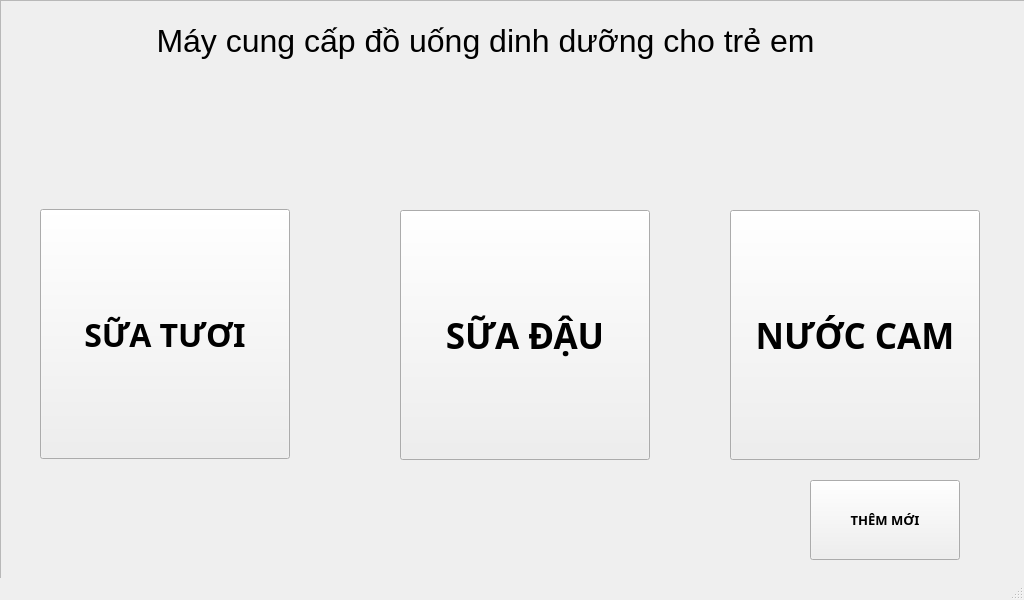
<?xml version="1.0" encoding="UTF-8"?>
<ui version="4.0">
 <class>MainWindow</class>
 <widget class="QMainWindow" name="MainWindow">
  <property name="geometry">
   <rect>
    <x>0</x>
    <y>0</y>
    <width>1024</width>
    <height>600</height>
   </rect>
  </property>
  <property name="maximumSize">
   <size>
    <width>1024</width>
    <height>600</height>
   </size>
  </property>
  <property name="windowTitle">
   <string>MainWindow</string>
  </property>
  <widget class="QWidget" name="centralwidget">
   <widget class="QPushButton" name="bt_tm">
    <property name="geometry">
     <rect>
      <x>810</x>
      <y>480</y>
      <width>150</width>
      <height>80</height>
     </rect>
    </property>
    <property name="font">
     <font>
      <family>Cascadia Mono</family>
      <pointsize>10</pointsize>
      <weight>75</weight>
      <italic>false</italic>
      <bold>true</bold>
     </font>
    </property>
    <property name="text">
     <string>THÊM MỚI</string>
    </property>
   </widget>
   <widget class="QFrame" name="frame">
    <property name="geometry">
     <rect>
      <x>0</x>
      <y>0</y>
      <width>1204</width>
      <height>600</height>
     </rect>
    </property>
    <property name="maximumSize">
     <size>
      <width>1204</width>
      <height>600</height>
     </size>
    </property>
    <property name="frameShape">
     <enum>QFrame::StyledPanel</enum>
    </property>
    <property name="frameShadow">
     <enum>QFrame::Raised</enum>
    </property>
    <widget class="QLabel" name="lb_thongbao">
     <property name="geometry">
      <rect>
       <x>80</x>
       <y>10</y>
       <width>811</width>
       <height>61</height>
      </rect>
     </property>
     <property name="font">
      <font>
       <pointsize>24</pointsize>
      </font>
     </property>
     <property name="text">
      <string>Máy cung cấp đồ uống dinh dưỡng cho trẻ em</string>
     </property>
     <property name="alignment">
      <set>Qt::AlignCenter</set>
     </property>
    </widget>
    <widget class="QPushButton" name="bt_st">
     <property name="geometry">
      <rect>
       <x>40</x>
       <y>209</y>
       <width>250</width>
       <height>250</height>
      </rect>
     </property>
     <property name="font">
      <font>
       <family>Cascadia Mono</family>
       <pointsize>24</pointsize>
       <weight>75</weight>
       <italic>false</italic>
       <bold>true</bold>
      </font>
     </property>
     <property name="text">
      <string>SỮA TƯƠI</string>
     </property>
     <property name="iconSize">
      <size>
       <width>25</width>
       <height>20</height>
      </size>
     </property>
    </widget>
    <widget class="QPushButton" name="bt_sd">
     <property name="geometry">
      <rect>
       <x>400</x>
       <y>210</y>
       <width>250</width>
       <height>250</height>
      </rect>
     </property>
     <property name="font">
      <font>
       <family>Cascadia Mono</family>
       <pointsize>26</pointsize>
       <weight>75</weight>
       <italic>false</italic>
       <bold>true</bold>
      </font>
     </property>
     <property name="text">
      <string>SỮA ĐẬU</string>
     </property>
    </widget>
    <widget class="QPushButton" name="bt_nc">
     <property name="geometry">
      <rect>
       <x>730</x>
       <y>210</y>
       <width>250</width>
       <height>250</height>
      </rect>
     </property>
     <property name="font">
      <font>
       <family>Cascadia Mono</family>
       <pointsize>26</pointsize>
       <weight>75</weight>
       <italic>false</italic>
       <bold>true</bold>
      </font>
     </property>
     <property name="text">
      <string>NƯỚC CAM</string>
     </property>
    </widget>
   </widget>
  </widget>
  <widget class="QMenuBar" name="menubar">
   <property name="geometry">
    <rect>
     <x>0</x>
     <y>0</y>
     <width>1024</width>
     <height>21</height>
    </rect>
   </property>
  </widget>
  <widget class="QStatusBar" name="statusbar"/>
 </widget>
 <resources/>
 <connections/>
</ui>
